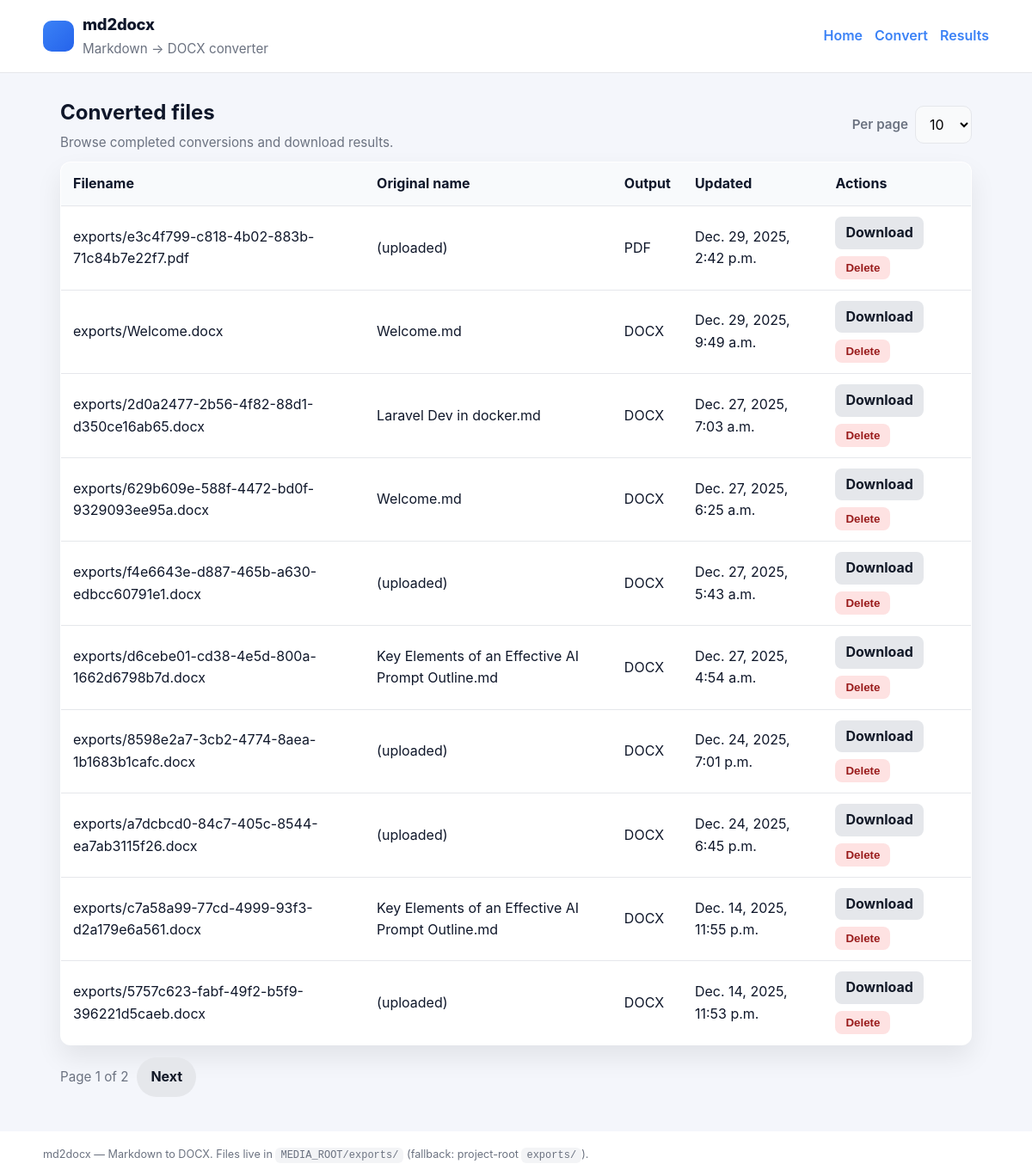
Before: /md2docx/list/ with the older database file.
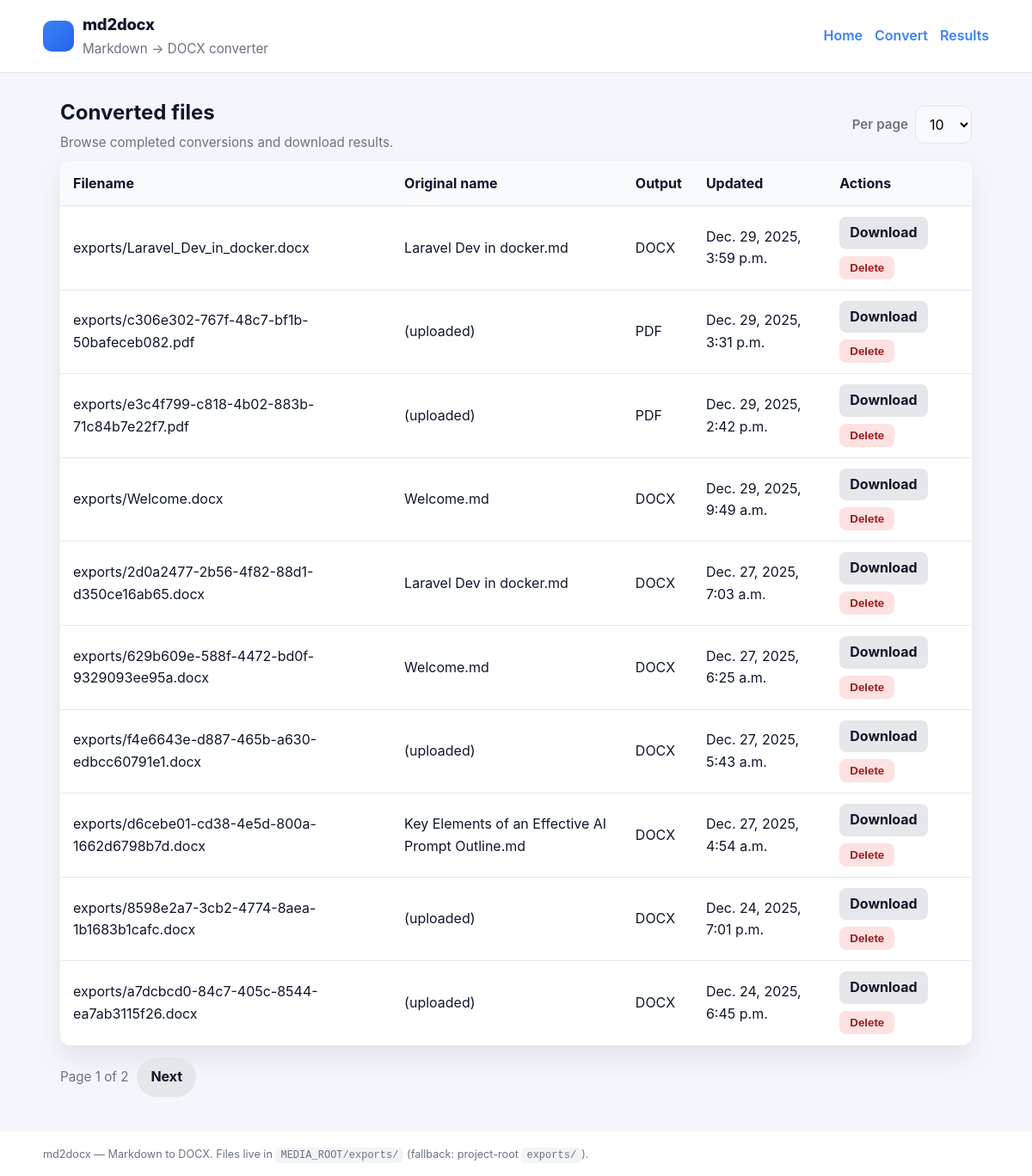
After: the same page with the newer database file.
### md2docx/models.py (models this page shows, shortened)
class ConversionTask(models.Model):
	STATUS_PENDING = 'pending'
	STATUS_PROCESSING = 'processing'
	STATUS_DONE = 'done'
	STATUS_FAILED = 'failed'
	STATUS_CHOICES = [
		(STATUS_PENDING, 'Pending'),
		(STATUS_PROCESSING, 'Processing'),
		(STATUS_DONE, 'Done'),
		(STATUS_FAILED, 'Failed'),
	]
	id = models.UUIDField(primary_key=True, default=uuid.uuid4, editable=False)
	input_markdown = models.TextField(blank=True)
	status = models.CharField(max_length=20, choices=STATUS_CHOICES, default=STATUS_PENDING)
	result_file = models.FileField(upload_to='exports/', null=True, blank=True)
	error_message = models.TextField(blank=True)
	original_filename = models.CharField(max_length=255, blank=True)
	output_format = models.CharField(max_length=32, default='docx')
	progress = models.IntegerField(default=0)
	created_at = models.DateTimeField(auto_now_add=True)
	updated_at = models.DateTimeField(auto_now=True)

### md2docx/views_list_and_api.py (the view)
# urls.py: path("list/", views.list_conversions, name="list"),
def list_conversions(request):
    per_page = int(request.GET.get('per_page', 10))
    if per_page not in (10, 25, 50):
        per_page = 10
    page = int(request.GET.get('page', 1))
    qs = ConversionTask.objects.filter(status=ConversionTask.STATUS_DONE).order_by('-updated_at')
    paginator = Paginator(qs, per_page)
    page_obj = paginator.get_page(page)
    return render(request, 'md2docx/list.html', {'page_obj': page_obj, 'per_page': per_page})

### md2docx/templates/md2docx/list.html (shortened to what this page needs)
{% extends "md2docx/base.html" %}
{% block content %}
  <div class="flex-between" style="gap:12px; margin-bottom:10px;">
    <div>
      <h2 style="margin:0 0 4px;">Converted files</h2>
      <p class="muted" style="margin:0;">Browse completed conversions and download results.</p>
    </div>
    <form method="get" style="display:flex; align-items:center; gap:8px;">
      <label class="muted" style="margin:0;">Per page</label>
      <select name="per_page" onchange="this.form.submit()" style="width:auto;">
        <option value="10" {% if per_page == 10 %}selected{% endif %}>10</option>
      </select>
    </form>
  </div>
  <table class="table">
    <thead>
      <tr>
        <th>Filename</th>
        <th>Original name</th>
        <th>Output</th>
        <th>Updated</th>
        <th>Actions</th>
      </tr>
    </thead>
    <tbody>
      {% for task in page_obj.object_list %}
      <tr>
        <td>{{ task.result_file.name|default:"(none)" }}</td>
        <td>{{ task.original_filename|default:"(uploaded)" }}</td>
  <td>{{ task.output_format|default:"docx"|upper }}</td>
        <td>{{ task.updated_at }}</td>
        <td>
          <div style="display:flex; gap:8px; align-items:center; flex-wrap:wrap;">
            <a class="btn btn-secondary" style="padding:6px 12px; border-radius:8px;" href="{% url 'md2docx:download' task.id %}">Download</a>
            <form method="post" action="{% url 'md2docx:delete' task.id %}" style="margin:0;">
              <button class="btn" type="submit" style="padding:6px 12px; border-radius:8px; background:#fee2e2; color:#991b1b;">Delete</button>
            </form>
          </div>
        </td>
      </tr>
      {% empty %}
      <tr><td colspan="4" class="muted" style="text-align:center; padding:16px;">No converted files found.</td></tr>
      {% endfor %}
    </tbody>
  </table>
  <div class="pagination">
    <span class="muted">Page {{ page_obj.number }} of {{ page_obj.paginator.num_pages }}</span>
    {% if page_obj.has_next %}
      <a class="btn btn-secondary" href="?page={{ page_obj.next_page_number }}&per_page={{ per_page }}">Next</a>
    {% endif %}
  </div>
{% endblock %}

Changed rows visible on the page:
no longer on this page (row unchanged): ConversionTask: result_file.name "exports/c7a58a99-77cd-4999-93f3-d2a179e6a561.docx", original_filename "Key Elements of an Effective AI Prompt Outline.md", output_format "DOCX", updated_at "Dec. 14, 2025, 11:55 p.m."
no longer on this page (row unchanged): ConversionTask: result_file.name "exports/5757c623-fabf-49f2-b5f9-396221d5caeb.docx", original_filename "(uploaded)", output_format "DOCX", updated_at "Dec. 14, 2025, 11:53 p.m."
added ConversionTask: result_file.name "exports/Laravel_Dev_in_docker.docx", original_filename "Laravel Dev in docker.md", output_format "DOCX", updated_at "Dec. 29, 2025, 3:59 p.m."
added ConversionTask: result_file.name "exports/c306e302-767f-48c7-bf1b-50bafeceb082.pdf", original_filename "(uploaded)", output_format "PDF", updated_at "Dec. 29, 2025, 3:31 p.m."
